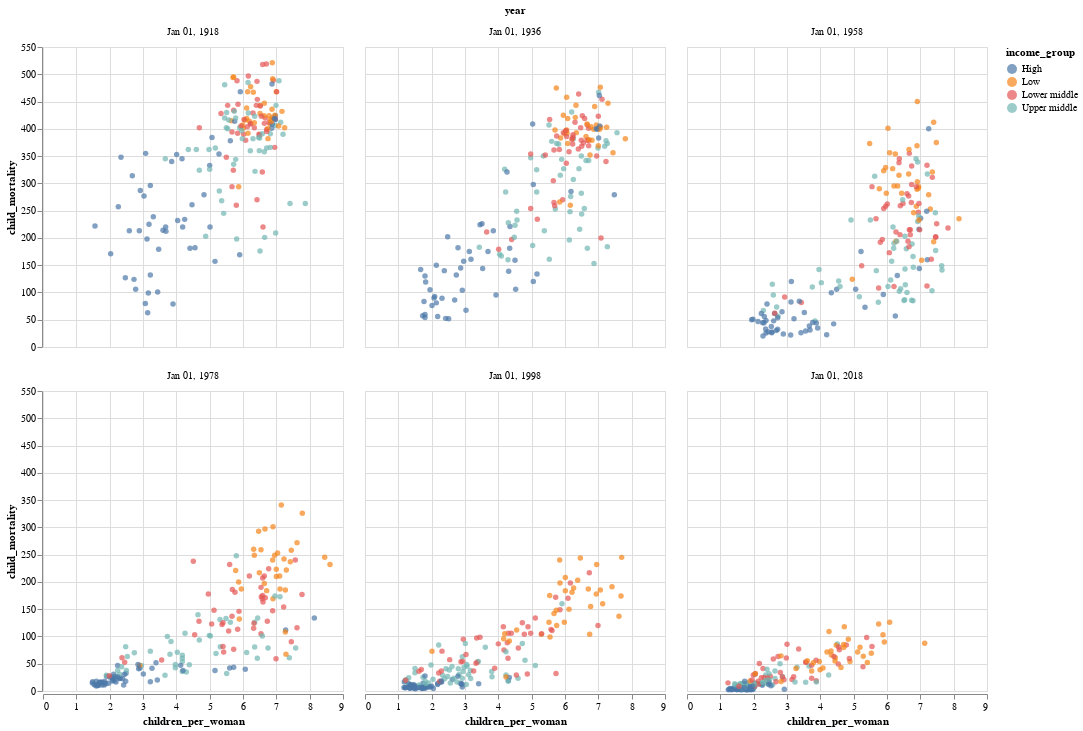

The notebook cell this image was saved under:
### Markdown cell above
<div class="alert alert-info" style="color:black">

### Question 4.1
rubric={accuracy:1,viz:2,reasoning:1}

<h4>
Python
</h4>
<ol type="1">
<li>Filter the data to include only the years 1918, 1938, 1958, 1978, 1998, and 2018. To do this, you need to write out the full date strings, <code>'1918-01-01'</code> etc, or use <code>pd.to_datetime</code> with <code>format=%Y</code> on a list of the year integers only, up to you which one.</li>
<li>Use filled circles to make a scatter plot with children per women on the x-axis, child mortality on the y-axis, and the circles colored by the income group.</li>
<li>Facet your data into six subplots, one for each year laid out in 3 columns and 2 rows. To avoid taking too much space, set the width and height of the plots to suitable numbers.</li>
<li>Briefly describe your interpretation of the data. Does it support what was written in the introduction to this section of the lab? Why / why not?</li>
</ol>
</div>

### Code cell
# YOUR PYTHON ANSWER GOES HERE

import altair as alt
import pandas as pd

gap_df = pd.read_csv(
    "https://raw.githubusercontent.com/UofTCoders/workshops-dc-py/master/data/processed/world-data-gapminder.csv",
    parse_dates=["year"]
)

is_years = (
    (gap_df["year"] == pd.Timestamp("1918-01-01")) |
    (gap_df["year"] == pd.Timestamp("1936-01-01")) |
    (gap_df["year"] == pd.Timestamp("1958-01-01")) |
    (gap_df["year"] == pd.Timestamp("1978-01-01")) |
    (gap_df["year"] == pd.Timestamp("1998-01-01")) |
    (gap_df["year"] == pd.Timestamp("2018-01-01"))
)

gap_df = gap_df[is_years]

alt.Chart(gap_df).mark_circle(filled=True).encode(
    x = "children_per_woman",
    y = "child_mortality",
    color = "income_group",
    facet=alt.Facet(
        "year",
        columns=3
    )
)

### Figure 1 — Vega-Lite specification as saved in the notebook (floating-point values rounded to 4 significant figures; data arrays with more than 128 entries replaced by an {"elided": "..."} marker saying what was removed)
{"config": {"view": {"continuousWidth": 300, "continuousHeight": 300}}, "data": {"name": "data-c730fc356a63a7ab2b69ecb3de8f45b7"}, "mark": {"type": "circle", "filled": true}, "encoding": {"color": {"field": "income_group", "type": "nominal"}, "facet": {"columns": 3, "field": "year", "type": "temporal"}, "x": {"field": "children_per_woman", "type": "quantitative"}, "y": {"field": "child_mortality", "type": "quantitative"}}, "$schema": "https://vega.github.io/schema/vega-lite/v5.20.1.json", "datasets": {"data-c730fc356a63a7ab2b69ecb3de8f45b7": {"elided": "1068 records"}}}
